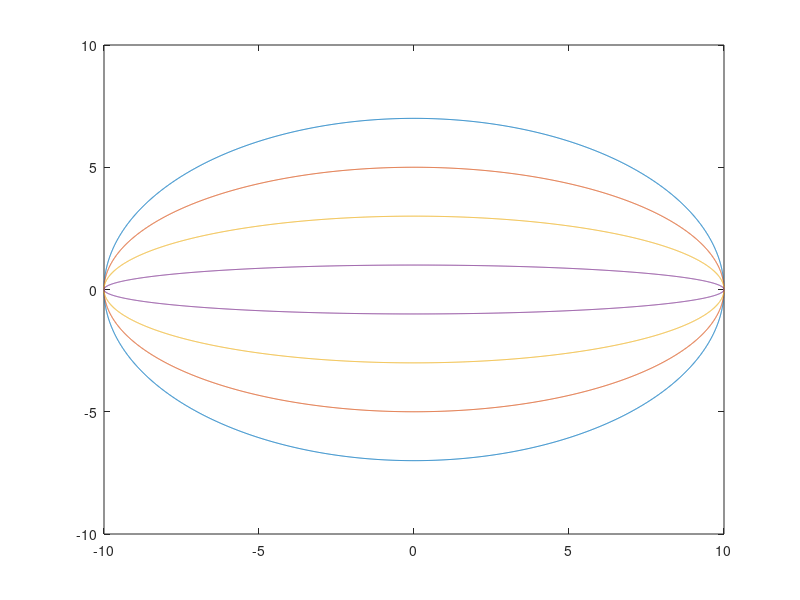

This chart was generated by the following MATLAB code:
format long
a = 10;
bval = [7, 5, 3, 1];

printf("Omkretsintegraler:\n");

for b = bval
	omkr = @(v) sqrt(b.^2 +(a.^2 - b.^2)*sin(v).^2);
	b
	omkrets = quad(omkr, 0, 2*pi)
end

v = linspace(0, 2*pi, 4711);

x = (repmat(a, length(bval), 1)*cos(v))';
y = (bval'*sin(v))';

plot(x,y);

printf("\nDifferens (Integral, Ramanujan):\n");

c = @(a,b) (a-b).^2/(a+b).^2;
omkr_r = @(a,b) pi*(a+b)*(1+3*c(a,b)/(10+sqrt(4-3*c(a,b))));

for b = bval
	omkr = @(v) sqrt(b.^2 +(a.^2 - b.^2)*sin(v).^2);
	b
	diff = abs(quad(omkr, 0, 2*pi) - omkr_r(a, b))
end
